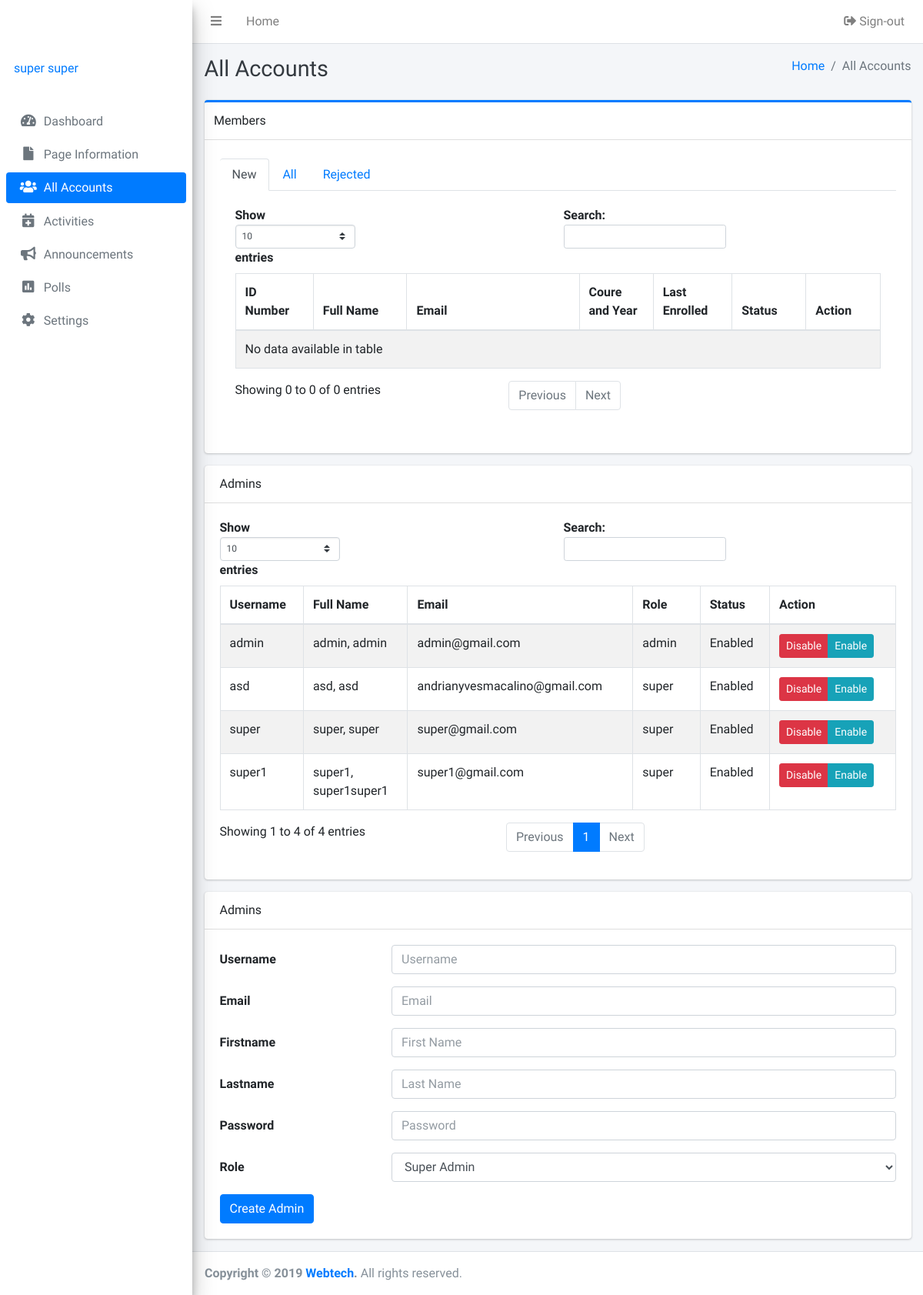
/admins/allaccounts.php (signed in), run on the app's committed database.
### tables this page shows
CREATE TABLE IF NOT EXISTS `accounts` (
  `id` int(255) NOT NULL AUTO_INCREMENT,
  `firstname` varchar(255) NOT NULL,
  `lastname` varchar(255) NOT NULL,
  `username` varchar(255) NOT NULL,
  `email` varchar(255) NOT NULL,
  `password` varchar(255) NOT NULL,
  `role` enum('super','admin') NOT NULL,
  `status` enum('Enabled','Disabled') NOT NULL,
  PRIMARY KEY (`id`),
  UNIQUE KEY `username` (`username`)
);

### admins/inc/session.php (called while the page is built, shortened)
<?php
	require_once 'inc/db.php';;
	if(isset($_SESSION['admin'])){
		$sql = mysqli_query($db, "SELECT * FROM accounts where `username` = '".$_SESSION['admin']."'");
		$user = mysqli_fetch_assoc($sql);
	} else {
		header('location: login.php');
		exit();
	}
?>

### admins/allaccounts.php (the view, shortened to what this page needs)
<?php
  include 'inc/session.php';
  include 'inc/header.php';
  include 'inc/db.php';
 ?>
<?php
$link = "Accounts";
?>
<body class="hold-transition sidebar-mini">
<div class="wrapper">
<?php include 'inc/navbar.php'; ?>
  <div class="content-wrapper">
    <?php if ($user['role'] == 'super'): ?>
    <div class="content-header">
      <div class="container-fluid">
        <div class="row mb-2">
          <div class="col-sm-6">
            <h1 class="m-0 text-dark">All Accounts</h1>
          </div>
          <div class="col-sm-6">
            <ol class="breadcrumb float-sm-right">
              <li class="breadcrumb-item"><a href="#">Home</a></li>
              <li class="breadcrumb-item active">All Accounts</li>
            </ol>
          </div>
        </div>
      </div>
    </div>
    <div class="content">
      <div class="container-fluid">
         <div class="row">
          <div class="col-12">
            <div class="card card-primary card-outline card-tabs">
              <div class="card-header">
                <div class="row">
                  Members
                </div>
              </div>
              <div class="card-body">
              <div class="card-header p-0 pt-1 border-bottom-0">
                <ul class="nav nav-tabs" id="custom-tabs-two-tab" role="tablist">
                  <li class="nav-item">
                    <a class="nav-link active" id="custom-tabs-two-home-tab" data-toggle="pill" href="#custom-tabs-two-home" role="tab" aria-controls="custom-tabs-two-home" aria-selected="true">New</a>
                  </li>
                  <li class="nav-item">
                    <a class="nav-link" id="custom-tabs-two-profile-tab" data-toggle="pill" href="#custom-tabs-two-profile" role="tab" aria-controls="custom-tabs-two-profile" aria-selected="false">All</a>
                  </li>
                  <li class="nav-item">
                    <a class="nav-link" id="custom-tabs-two-messages-tab" data-toggle="pill" href="#custom-tabs-two-messages" role="tab" aria-controls="custom-tabs-two-messages" aria-selected="false">Rejected</a>
                  </li>
                </ul>
              </div>
              <div class="card-body">
                <div class="tab-content" id="custom-tabs-two-tabContent">
                  <div class="tab-pane fade show active" id="custom-tabs-two-home" role="tabpanel" aria-labelledby="custom-tabs-two-home-tab">
              <table class="table table-bordered table-striped display">
                  <thead>
                  <tr>
                    <th width="50">ID Number</th>
                    <th width="120">Full Name</th>
                    <th width="200">Email</th>
                    <th width="100">Coure and Year</th>
                    <th width="100">Last Enrolled</th>
                    <th width="100">Status</th>
                    <th width="100">Action</th>
                  </tr>
                  </thead>
                  <tbody>
                  </tbody>
                </table>
                  </div>
              </div>
            </div>
              </div>
            </div>
          </div>
        </div>
         <div class="row">
          <div class="col-12">
            <div class="card">
              <div class="card-header">
               Admins
              </div>
              <div class="card-body">
                <table class="table table-bordered table-striped display">
                  <thead>
                  <tr>
                    <th width="50">Username</th>
                    <th width="120">Full Name</th>
                    <th width="200">Email</th>
                    <th width="100">Role</th>
                    <th width="100">Status</th>
                    <th width="100">Action</th>
                  </tr>
                  </thead>
                  <tbody>
                  <?php
                  $sql = mysqli_query($db, "SELECT * FROM accounts");
                  while ($row = mysqli_fetch_array($sql)) {
                        ?>
                  <tr>
                    <td><?php echo $row['username'];?></td>
                    <td><?php echo $row['lastname'];?>, <?php echo $row['firstname'];?></td>
                    <td><?php echo $row['email'];?></td>
                    <td><?php echo $row['role'];?></td>
                    <td><?php echo $row['status'];?></td>
                    <td>
                       <div class="btn-group btn-group-sm">
                        <a href='alladmindisabled.php?username=<?php echo $row['username']; ?>' class="btn btn-danger">Disable</a>
                        <a href='alladminenabled.php?username=<?php echo $row['username']; ?>' class="btn btn-info">Enable</a>
                      </div>
                    </td>
                  </tr>
                  <?php   } ?>
                  </tbody>
                </table>
              </div>
            </div>
          </div>
        </div>
         <div class="row">
          <div class="col-12">
            <div class="card">
              <div class="card-header">
               Admins
              </div>
              <div class="card-body">
               <form class="form-horizontal" action="allaccounts.php" method="post" >
                  <div class="form-group row">
                    <label for="inputEmail3" class="col-sm-3 col-form-label">Username</label>
                    <div class="col-sm-9">
                      <input type="text" class="form-control" placeholder="Username" name="username" required>
                    </div>
                  </div>
                  <div class="form-group row">
                    <label for="inputEmail3" class="col-sm-3 col-form-label">Email</label>
                    <div class="col-sm-9">
                      <input type="email" class="form-control" placeholder="Email" name="email" required>
                    </div>
                  </div>
                  <div class="form-group row">
                    <label for="inputEmail3" class="col-sm-3 col-form-label">Firstname</label>
                    <div class="col-sm-9">
                      <input type="text" class="form-control" placeholder="First Name" name="firstname" required>
                    </div>
                  </div>
                  <div class="form-group row">
                    <label for="inputEmail3" class="col-sm-3 col-form-label">Lastname</label>
                    <div class="col-sm-9">
                      <input type="text" class="form-control" placeholder="Last Name" name="lastname" required>
                    </div>
                  </div>
                  <div class="form-group row">
                    <label for="inputEmail3" class="col-sm-3 col-form-label">Password</label>
                    <div class="col-sm-9">
                      <input type="password" class="form-control" placeholder="Password" name="password" required>
                    </div>
                  </div>
                  <div class="form-group row">
                    <label for="inputEmail3" class="col-sm-3 col-form-label">Role</label>
                    <div class="col-sm-9">
                      <select class="form-control" name="role">
                          <option value="super">Super Admin</option>
                      </select>
                    </div>
                  </div>
                  <button type="submit" class="btn btn-primary" name="submit">Create Admin</button>
                  </form>
              </div>
            </div>
          </div>
        </div>
      </div>
    </div>
  </div>
    <?php else: ?>
    <?php include 'forbidden.php'; ?>
  <?php endif ?>
  <?php include 'inc/footer.php'; ?>
</div>
</body>
</html>

### admins/inc/navbar.php (shortened to what this page needs)
  <nav class="main-header navbar navbar-expand navbar-white navbar-light">
    <ul class="navbar-nav">
      <li class="nav-item">
        <a class="nav-link" data-widget="pushmenu" href="#"><i class="fas fa-bars"></i></a>
      </li>
      <li class="nav-item d-none d-sm-inline-block">
        <a href="index3.html" class="nav-link">Home</a>
      </li>
    </ul>
    <ul class="navbar-nav ml-auto">
      <li class="nav-item">
        <a class="nav-link" href="logout.php"><i class="nav-icon fas fa-sign-out-alt"></i> Sign-out</a>
      </li>
    </ul>
  </nav>
  <aside class="main-sidebar sidebar-gray elevation-4">
    <a href="index3.html" class="brand-link">
      <span class="brand-text font-weight-light">OrgIT</span>
    </a>
    <div class="sidebar">
      <div class="user-panel mt-3 pb-3 mb-3 d-flex">
        <div class="info">
          <a href="#" class="d-block"><?php echo $user['firstname']. ' '.$user['lastname']; ?></a>
        </div>
      </div>
<?php if($user['role'] == 'super'): ?>
      <nav class="mt-2">
        <ul class="nav nav-pills nav-sidebar flex-column" data-widget="treeview" role="menu" data-accordion="false">
          <li class="nav-item">
            <a href="index.php" class="nav-link <?php if($link == 'Dashboard') {echo 'active';} ?>">
              <i class="nav-icon fas fa-tachometer-alt"></i>
              <p>
                Dashboard
              </p>
            </a>
          </li>
          <li class="nav-item">
            <a href="page.php" class="nav-link <?php if($link == 'Information') {echo 'active';} ?>">
              <i class="nav-icon fas fa-file"></i>
              <p>
                Page Information
              </p>
            </a>
          </li>
          <li class="nav-item">
            <a href="allaccounts.php" class="nav-link <?php if($link == 'Accounts') {echo 'active';} ?>">
              <i class="nav-icon fas fa-users"></i>
              <p>
                All Accounts
              </p>
            </a>
          </li>
          <li class="nav-item">
            <a href="activities.php" class="nav-link <?php if($link == 'Activities') {echo 'active';} ?>">
              <i class="nav-icon fas fa-calendar-plus"></i>
              <p>
                Activities
              </p>
            </a>
          </li>
          <li class="nav-item">
            <a href="announcements.php" class="nav-link <?php if($link == 'Announcements') {echo 'active';} ?>">
              <i class="nav-icon fas fa-bullhorn"></i>
              <p>
                Announcements
              </p>
            </a>
          </li>
          <li class="nav-item">
            <a href="poll.php" class="nav-link <?php if($link == 'Polls') {echo 'active';} ?>">
              <i class="nav-icon fas fa-poll"></i>
              <p>
                Polls
              </p>
            </a>
          </li>
          <li class="nav-item">
            <a href="semester.php" class="nav-link <?php if($link == 'Semester') {echo 'active';} ?>">
              <i class="nav-icon fas fa-cog"></i>
              <p>
                Settings
              </p>
            </a>
          </li>
        </ul>
      </nav>
  <?php endif ?>
    </div>
  </aside>

### admins/inc/header.php (style rules this page uses)
p, h1, h2, h3, h4, h5, h6, label, td, dt, dd { user-select: none; -webkit-user-select: none; -khtml-user-select: none; -moz-user-select: none; -ms-user-select: none; }

### data on the page
accounts: firstname "super", lastname "super", username "super", email "super@gmail.com", role "super", status "Enabled"
accounts: username "admin", lastname "admin", firstname "admin", email "admin@gmail.com", role "admin", status "Enabled"
accounts: username "super1", lastname "super1", firstname "super1super1", email "super1@gmail.com", role "super", status "Enabled"
accounts: username "asd", lastname "asd", firstname "asd", email "andrianyvesmacalino@gmail.com", role "super", status "Enabled"
